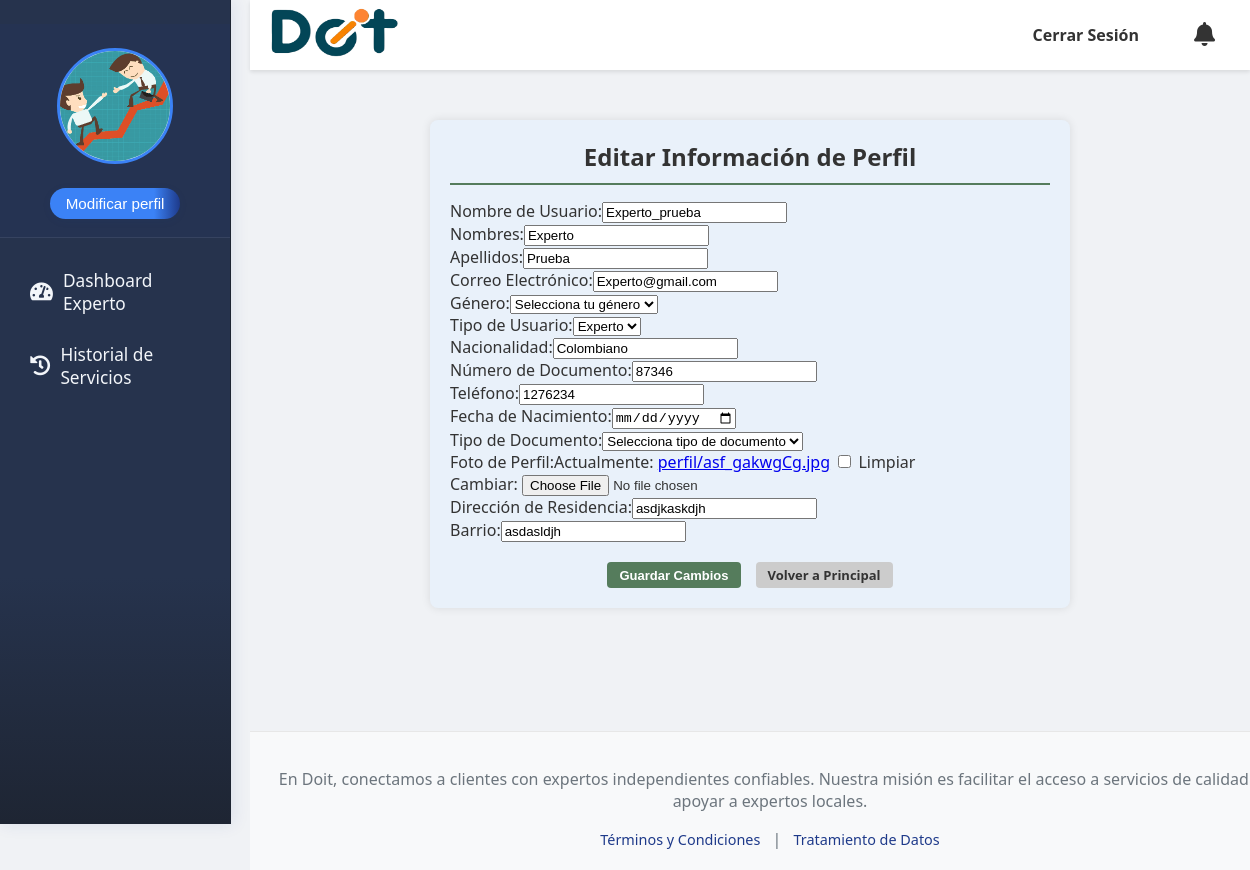
The page /perfil/editar/ (signed in) on the database as committed earlier.
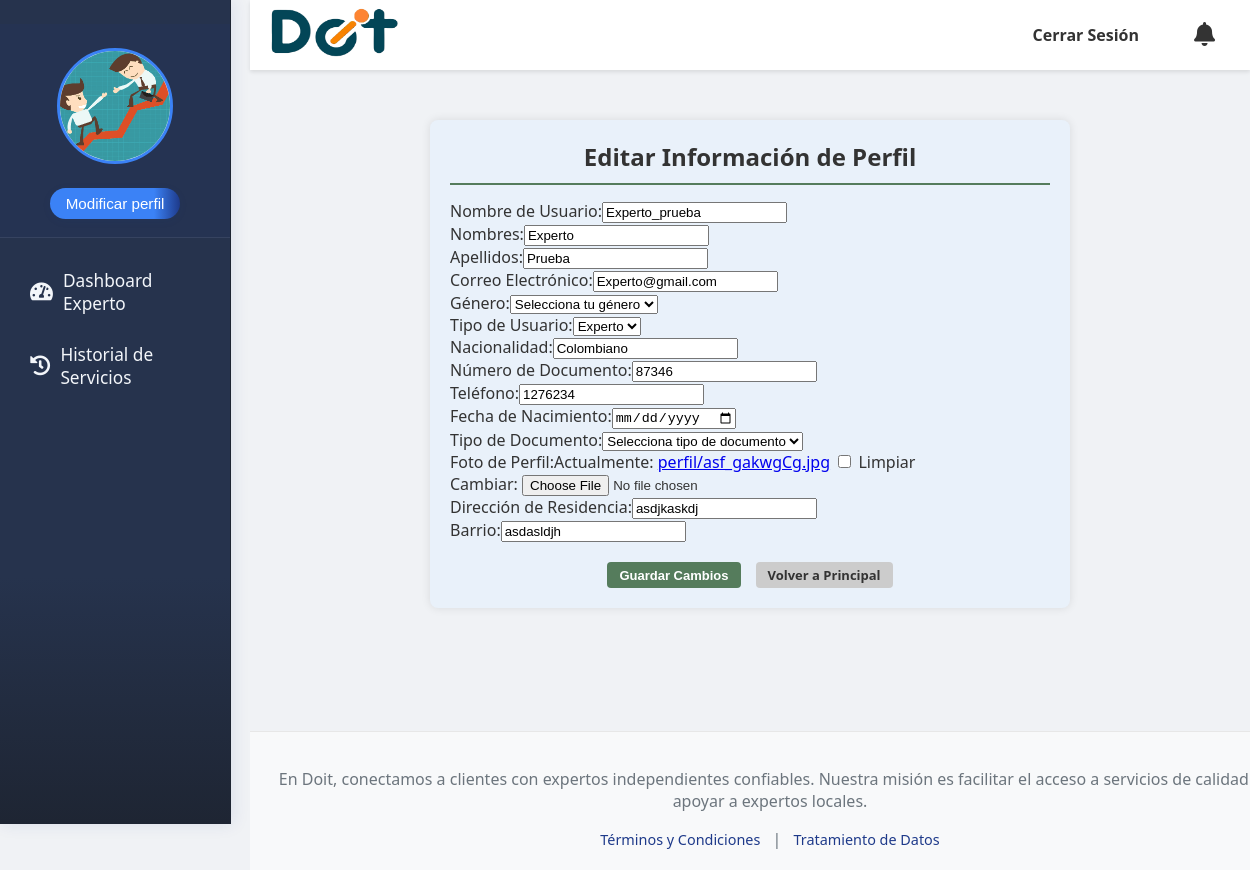
The same page on the database as committed later.
### doit_app/models.py (models this page shows, shortened)
class CustomUser(AbstractUser):
    tipo_usuario_choices = [
        ('cliente', 'Cliente'),
        ('experto', 'Experto'),
    ]
    genero = models.ForeignKey(Genero, on_delete=models.SET_NULL, null=True, blank=True, verbose_name="Género")
    tipo_usuario = models.CharField(max_length=20, choices=tipo_usuario_choices, default='cliente', verbose_name="Tipo de Usuario")
    nacionalidad = models.CharField(max_length=100, blank=True, null=True, verbose_name="Nacionalidad")
    numDoc = models.CharField(max_length=100, unique=True, blank=True, null=True, verbose_name="Número de Documento")
    telefono = models.CharField(max_length=20, blank=True, null=True, verbose_name="Teléfono")
    fechaNacimiento = models.DateField(blank=True, null=True, verbose_name="Fecha de Nacimiento")
    foto_perfil = models.ImageField(upload_to='perfil/', null=True, blank=True, verbose_name="Foto de Perfil")
    tipo_documento = models.ForeignKey(TipoDoc, on_delete=models.SET_NULL, null=True, blank=True, verbose_name="Tipo de Documento")
    especialidad = models.ManyToManyField(
        Servicios,
        blank=True,
        verbose_name="Servicios que ofrece el experto"
    )
    direccion = models.CharField(max_length=255, blank=True, null=True, verbose_name="Dirección de Residencia")
    barrio = models.CharField(max_length=100, blank=True, null=True, verbose_name="Barrio")
    documento_identidad_pdf = models.FileField(upload_to='documentos_identidad/', blank=True, null=True, verbose_name="Documento de Identidad (PDF)")
    class Meta:
        verbose_name = "Usuario Personalizado"
        verbose_name_plural = "Usuarios Personalizados"
        app_label = "doit_app"
    def is_usuario_normal(self):
        return self.tipo_usuario == 'cliente'
    def is_experto(self):
        return self.tipo_usuario == 'experto'

### doit_app/views.py (the view)
# urls.py: path('perfil/editar/', views.editar_perfil_view, name='editar_perfil'), # Renombrado para claridad
@login_required
def editar_perfil_view(request):
    user = request.user
    if request.method == 'POST':
        form = PerfilUsuarioForm(request.POST, request.FILES, instance=user)
        if form.is_valid():
            try:
                user_instance = form.save()
                messages.success(request, '✅ ¡Tu perfil ha sido actualizado con éxito!')
                if user_instance.tipo_usuario == 'cliente':
                    return redirect('principal')
                elif user_instance.tipo_usuario == 'experto':
                    return redirect('dashboard_experto')
                else:
                    return redirect('principal')
            except Exception as e:
                messages.error(request, f'Hubo un error al guardar el perfil: {e}')
                print(f"ERROR al guardar el formulario de perfil: {e}")
        else:
            messages.error(request, 'Hubo un error al actualizar tu perfil. Por favor, revisa los datos.')
            print("Errores del formulario:", form.errors)
    else:
        form = PerfilUsuarioForm(instance=user)
    return render(request, 'modificar.html', {'form': form})

### doit_app/templates/modificar.html (shortened to what this page needs)
{% extends "base.html" %}
{% load static %}
{% load widget_tweaks %}
{% block extra_css %}
    <link rel="stylesheet" href="{% static 'css/modificar.css' %}">
{% endblock %}
{% block content %}
    <div class="container-perfil" id="editProfileContainer">
        <h2>Editar Información de Perfil</h2>
        <form method="post" enctype="multipart/form-data">
            <div class="row">
                <div class="col-md-6">
                    <div class="form-group mb-3">{{ form.username.label_tag }}{{ form.username }}</div>
                    <div class="form-group mb-3">{{ form.first_name.label_tag }}{{ form.first_name }}</div>
                    <div class="form-group mb-3">{{ form.last_name.label_tag }}{{ form.last_name }}</div>
                    <div class="form-group mb-3">{{ form.email.label_tag }}{{ form.email }}</div>
                    <div class="form-group mb-3">{{ form.genero.label_tag }}{{ form.genero }}</div>
                    <div class="form-group mb-3">{{ form.tipo_usuario.label_tag }}{{ form.tipo_usuario }}</div>
                    <div class="form-group mb-3">{{ form.nacionalidad.label_tag }}{{ form.nacionalidad }}</div>
                </div>
                <div class="col-md-6">
                    <div class="form-group mb-3">{{ form.numDoc.label_tag }}{{ form.numDoc }}</div>
                    <div class="form-group mb-3">{{ form.telefono.label_tag }}{{ form.telefono }}</div>
                    <div class="form-group mb-3">{{ form.fechaNacimiento.label_tag }}{{ form.fechaNacimiento }}</div>
                    <div class="form-group mb-3">{{ form.tipo_documento.label_tag }}{{ form.tipo_documento }}</div>
                    <div class="form-group mb-3">{{ form.foto_perfil.label_tag }}{{ form.foto_perfil }}</div>
                    <div class="form-group mb-3">{{ form.direccion.label_tag }}{{ form.direccion }}</div>
                    <div class="form-group mb-3">{{ form.barrio.label_tag }}{{ form.barrio }}</div>
                </div>
            </div>
            <div class="button-group mt-4">
                <button type="submit" class="btn btn-primary btn-sm">Guardar Cambios</button>
                <a href="{% url 'principal' %}" class="back-button btn btn-secondary btn-sm">Volver a Principal</a>
            </div>
        </form>
    </div>
{% endblock content %}

### doit_app/templates/base.html (shortened to what the changed rows need)
<!DOCTYPE html>
<html lang="es">
{% load static %}
<head>
    <link rel="stylesheet" href="{% static 'css/styles.css' %}">
    <link rel="stylesheet" href="https://cdnjs.cloudflare.com/ajax/libs/font-awesome/5.15.4/css/all.min.css">
    {% block extra_css %}
    {% endblock %}
</head>
<body>
    {% if user.is_authenticated and not user.is_staff and not user.is_superuser %}
    <div id="sidebar">
        <div class="perfil-header">
            <div class="perfil-foto-container">
                {% if user.foto_perfil %}
                    <img src="{{ user.foto_perfil.url }}" alt="Foto de perfil de {{ user.username }}" class="perfil-foto">
                {% else %}
                    <img src="{% static 'images/default_profile.jpg' %}" alt="Foto de perfil por defecto" class="perfil-foto">
                {% endif %}
            </div>
        </div>
    </div>
    {% endif %}
    <div id="content-wrapper">
        <main>
            {% block content %}
            {% endblock %}
        </main>
    </div>
</body>
</html>

Rows that differ between the two databases and show on the page:
changed CustomUser "Experto_prueba": direccion "asdjkaskdjh" → "asdjkaskdj"
